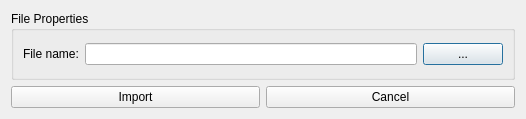
<?xml version="1.0" encoding="UTF-8"?>
<ui version="4.0">
 <class>ImportSdfFileDialog</class>
 <widget class="QDialog" name="ImportSdfFileDialog">
  <property name="geometry">
   <rect>
    <x>0</x>
    <y>0</y>
    <width>526</width>
    <height>119</height>
   </rect>
  </property>
  <property name="windowTitle">
   <string>Import SDF File</string>
  </property>
  <layout class="QVBoxLayout" name="verticalLayout_2">
   <item>
    <widget class="QGroupBox" name="groupBox">
     <property name="title">
      <string>File Properties</string>
     </property>
     <layout class="QVBoxLayout" name="verticalLayout_3">
      <item>
       <layout class="QHBoxLayout" name="horizontalLayout">
        <item>
         <widget class="QLabel" name="fileNameLabel">
          <property name="text">
           <string>File name:</string>
          </property>
         </widget>
        </item>
        <item>
         <widget class="QLineEdit" name="fileNameLineEdit"/>
        </item>
        <item>
         <widget class="QPushButton" name="fileNameButton">
          <property name="text">
           <string>...</string>
          </property>
         </widget>
        </item>
       </layout>
      </item>
     </layout>
    </widget>
   </item>
   <item>
    <layout class="QHBoxLayout" name="horizontalLayout_2">
     <item>
      <widget class="QPushButton" name="importButton">
       <property name="text">
        <string>Import</string>
       </property>
      </widget>
     </item>
     <item>
      <widget class="QPushButton" name="cancelButton">
       <property name="text">
        <string>Cancel</string>
       </property>
      </widget>
     </item>
    </layout>
   </item>
  </layout>
 </widget>
 <resources/>
 <connections/>
</ui>
